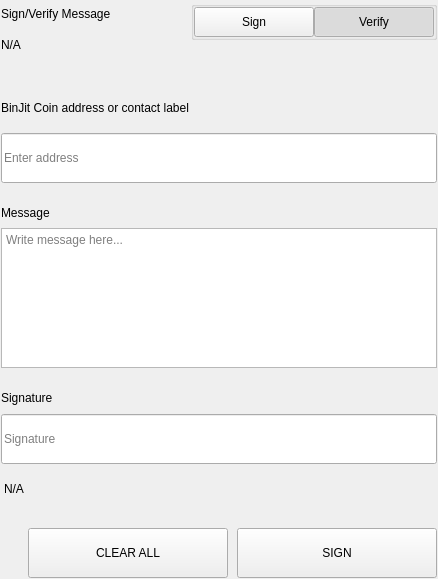
<?xml version="1.0" encoding="UTF-8"?>
<ui version="4.0">
 <class>SettingsSignMessageWidgets</class>
 <widget class="QWidget" name="SettingsSignMessageWidgets">
  <property name="geometry">
   <rect>
    <x>0</x>
    <y>0</y>
    <width>438</width>
    <height>579</height>
   </rect>
  </property>
  <property name="windowTitle">
   <string>Form</string>
  </property>
  <layout class="QVBoxLayout" name="verticalLayout">
   <property name="spacing">
    <number>0</number>
   </property>
   <property name="leftMargin">
    <number>0</number>
   </property>
   <property name="topMargin">
    <number>0</number>
   </property>
   <property name="rightMargin">
    <number>0</number>
   </property>
   <property name="bottomMargin">
    <number>0</number>
   </property>
   <item>
    <widget class="QWidget" name="left" native="true">
     <layout class="QVBoxLayout" name="verticalLayout_3">
      <property name="leftMargin">
       <number>0</number>
      </property>
      <property name="topMargin">
       <number>0</number>
      </property>
      <property name="rightMargin">
       <number>0</number>
      </property>
      <property name="bottomMargin">
       <number>0</number>
      </property>
      <item>
       <widget class="QWidget" name="container_sign" native="true">
        <layout class="QVBoxLayout" name="verticalLayout_2">
         <property name="spacing">
          <number>0</number>
         </property>
         <property name="leftMargin">
          <number>1</number>
         </property>
         <property name="topMargin">
          <number>1</number>
         </property>
         <property name="rightMargin">
          <number>1</number>
         </property>
         <property name="bottomMargin">
          <number>1</number>
         </property>
         <item>
          <layout class="QHBoxLayout" name="horizontalLayout_3" stretch="3,1">
           <property name="spacing">
            <number>40</number>
           </property>
           <item>
            <layout class="QVBoxLayout" name="verticalLayoutTitle">
             <property name="spacing">
              <number>5</number>
             </property>
             <item>
              <widget class="QLabel" name="labelTitle">
               <property name="text">
                <string>Sign/Verify Message</string>
               </property>
              </widget>
             </item>
             <item>
              <widget class="QLabel" name="labelSubtitle1">
               <property name="text">
                <string notr="true">N/A</string>
               </property>
               <property name="wordWrap">
                <bool>true</bool>
               </property>
              </widget>
             </item>
            </layout>
           </item>
           <item alignment="Qt::AlignRight|Qt::AlignTop">
            <widget class="QWidget" name="containerSwitch" native="true">
             <property name="styleSheet">
              <string notr="true">#containerSwitch{
	padding-top:9px;
}</string>
             </property>
             <layout class="QVBoxLayout" name="verticalLayout_6">
              <property name="spacing">
               <number>4</number>
              </property>
              <property name="leftMargin">
               <number>0</number>
              </property>
              <property name="topMargin">
               <number>0</number>
              </property>
              <property name="rightMargin">
               <number>0</number>
              </property>
              <property name="bottomMargin">
               <number>0</number>
              </property>
              <item alignment="Qt::AlignRight">
               <widget class="QGroupBox" name="groupBox">
                <property name="sizePolicy">
                 <sizepolicy hsizetype="Fixed" vsizetype="Preferred">
                  <horstretch>0</horstretch>
                  <verstretch>0</verstretch>
                 </sizepolicy>
                </property>
                <property name="title">
                 <string/>
                </property>
                <property name="alignment">
                 <set>Qt::AlignRight|Qt::AlignTop|Qt::AlignTrailing</set>
                </property>
                <layout class="QHBoxLayout" name="horizontalLayout_4">
                 <property name="spacing">
                  <number>0</number>
                 </property>
                 <property name="leftMargin">
                  <number>0</number>
                 </property>
                 <property name="topMargin">
                  <number>0</number>
                 </property>
                 <property name="rightMargin">
                  <number>0</number>
                 </property>
                 <property name="bottomMargin">
                  <number>0</number>
                 </property>
                 <item>
                  <widget class="QPushButton" name="pushSign">
                   <property name="minimumSize">
                    <size>
                     <width>120</width>
                     <height>30</height>
                    </size>
                   </property>
                   <property name="maximumSize">
                    <size>
                     <width>120</width>
                     <height>30</height>
                    </size>
                   </property>
                   <property name="focusPolicy">
                    <enum>Qt::NoFocus</enum>
                   </property>
                   <property name="text">
                    <string>Sign</string>
                   </property>
                   <property name="checkable">
                    <bool>true</bool>
                   </property>
                   <property name="autoExclusive">
                    <bool>true</bool>
                   </property>
                  </widget>
                 </item>
                 <item>
                  <widget class="QPushButton" name="pushVerify">
                   <property name="minimumSize">
                    <size>
                     <width>120</width>
                     <height>30</height>
                    </size>
                   </property>
                   <property name="maximumSize">
                    <size>
                     <width>120</width>
                     <height>30</height>
                    </size>
                   </property>
                   <property name="focusPolicy">
                    <enum>Qt::NoFocus</enum>
                   </property>
                   <property name="text">
                    <string>Verify</string>
                   </property>
                   <property name="checkable">
                    <bool>true</bool>
                   </property>
                   <property name="checked">
                    <bool>true</bool>
                   </property>
                   <property name="autoExclusive">
                    <bool>true</bool>
                   </property>
                  </widget>
                 </item>
                </layout>
               </widget>
              </item>
              <item alignment="Qt::AlignHCenter|Qt::AlignTop">
               <widget class="QLabel" name="labelSubtitleSwitch">
                <property name="text">
                 <string/>
                </property>
                <property name="alignment">
                 <set>Qt::AlignRight|Qt::AlignTrailing|Qt::AlignVCenter</set>
                </property>
               </widget>
              </item>
             </layout>
            </widget>
           </item>
          </layout>
         </item>
         <item>
          <spacer name="verticalSpacer_2">
           <property name="orientation">
            <enum>Qt::Vertical</enum>
           </property>
           <property name="sizeType">
            <enum>QSizePolicy::Fixed</enum>
           </property>
           <property name="sizeHint" stdset="0">
            <size>
             <width>20</width>
             <height>40</height>
            </size>
           </property>
          </spacer>
         </item>
         <item>
          <widget class="QWidget" name="containerAddress" native="true">
           <property name="sizePolicy">
            <sizepolicy hsizetype="Preferred" vsizetype="Fixed">
             <horstretch>0</horstretch>
             <verstretch>0</verstretch>
            </sizepolicy>
           </property>
           <layout class="QVBoxLayout" name="verticalLayout_5" stretch="0,0">
            <property name="spacing">
             <number>15</number>
            </property>
            <property name="leftMargin">
             <number>0</number>
            </property>
            <property name="topMargin">
             <number>0</number>
            </property>
            <property name="rightMargin">
             <number>0</number>
            </property>
            <property name="bottomMargin">
             <number>0</number>
            </property>
            <item>
             <widget class="QLabel" name="labelSubtitleAddress">
              <property name="minimumSize">
               <size>
                <width>0</width>
                <height>20</height>
               </size>
              </property>
              <property name="maximumSize">
               <size>
                <width>16777215</width>
                <height>20</height>
               </size>
              </property>
              <property name="text">
               <string>BinJit Coin address or contact label</string>
              </property>
             </widget>
            </item>
            <item>
             <widget class="QLineEdit" name="addressIn_SM">
              <property name="minimumSize">
               <size>
                <width>0</width>
                <height>50</height>
               </size>
              </property>
              <property name="maximumSize">
               <size>
                <width>16777215</width>
                <height>50</height>
               </size>
              </property>
              <property name="placeholderText">
               <string>Enter address</string>
              </property>
             </widget>
            </item>
           </layout>
          </widget>
         </item>
         <item>
          <spacer name="verticalSpacer_3">
           <property name="orientation">
            <enum>Qt::Vertical</enum>
           </property>
           <property name="sizeType">
            <enum>QSizePolicy::Fixed</enum>
           </property>
           <property name="sizeHint" stdset="0">
            <size>
             <width>20</width>
             <height>20</height>
            </size>
           </property>
          </spacer>
         </item>
         <item>
          <layout class="QVBoxLayout" name="verticalLayout_9">
           <property name="spacing">
            <number>5</number>
           </property>
           <item>
            <widget class="QLabel" name="labelSubtitleMessage">
             <property name="minimumSize">
              <size>
               <width>0</width>
               <height>20</height>
              </size>
             </property>
             <property name="maximumSize">
              <size>
               <width>16777215</width>
               <height>20</height>
              </size>
             </property>
             <property name="text">
              <string>Message</string>
             </property>
            </widget>
           </item>
           <item>
            <widget class="QPlainTextEdit" name="messageIn_SM">
             <property name="minimumSize">
              <size>
               <width>0</width>
               <height>140</height>
              </size>
             </property>
             <property name="maximumSize">
              <size>
               <width>16777215</width>
               <height>140</height>
              </size>
             </property>
             <property name="placeholderText">
              <string>Write message here...</string>
             </property>
            </widget>
           </item>
          </layout>
         </item>
         <item>
          <spacer name="verticalSpacer_4">
           <property name="orientation">
            <enum>Qt::Vertical</enum>
           </property>
           <property name="sizeType">
            <enum>QSizePolicy::Fixed</enum>
           </property>
           <property name="sizeHint" stdset="0">
            <size>
             <width>20</width>
             <height>20</height>
            </size>
           </property>
          </spacer>
         </item>
         <item>
          <widget class="QWidget" name="widget" native="true">
           <property name="minimumSize">
            <size>
             <width>0</width>
             <height>75</height>
            </size>
           </property>
           <property name="maximumSize">
            <size>
             <width>16777215</width>
             <height>16777215</height>
            </size>
           </property>
           <layout class="QVBoxLayout" name="verticalLayout_4">
            <property name="leftMargin">
             <number>0</number>
            </property>
            <property name="topMargin">
             <number>0</number>
            </property>
            <property name="rightMargin">
             <number>0</number>
            </property>
            <property name="bottomMargin">
             <number>0</number>
            </property>
            <item>
             <widget class="QLabel" name="labelSubtitleSignature">
              <property name="minimumSize">
               <size>
                <width>0</width>
                <height>20</height>
               </size>
              </property>
              <property name="maximumSize">
               <size>
                <width>16777215</width>
                <height>20</height>
               </size>
              </property>
              <property name="text">
               <string>Signature</string>
              </property>
             </widget>
            </item>
            <item>
             <widget class="QLineEdit" name="signatureOut_SM">
              <property name="minimumSize">
               <size>
                <width>0</width>
                <height>50</height>
               </size>
              </property>
              <property name="placeholderText">
               <string>Signature</string>
              </property>
             </widget>
            </item>
           </layout>
          </widget>
         </item>
         <item>
          <widget class="QLabel" name="statusLabel_SM">
           <property name="styleSheet">
            <string notr="true">padding-top:5px;</string>
           </property>
           <property name="text">
            <string notr="true">N/A</string>
           </property>
          </widget>
         </item>
         <item>
          <spacer name="verticalSpacer">
           <property name="orientation">
            <enum>Qt::Vertical</enum>
           </property>
           <property name="sizeType">
            <enum>QSizePolicy::Fixed</enum>
           </property>
           <property name="sizeHint" stdset="0">
            <size>
             <width>20</width>
             <height>20</height>
            </size>
           </property>
          </spacer>
         </item>
         <item>
          <layout class="QHBoxLayout" name="horizontalLayout_7">
           <property name="spacing">
            <number>9</number>
           </property>
           <item>
            <spacer name="horizontalSpacer_5">
             <property name="orientation">
              <enum>Qt::Horizontal</enum>
             </property>
             <property name="sizeType">
              <enum>QSizePolicy::Expanding</enum>
             </property>
             <property name="sizeHint" stdset="0">
              <size>
               <width>40</width>
               <height>20</height>
              </size>
             </property>
            </spacer>
           </item>
           <item>
            <widget class="QPushButton" name="pushButtonClear">
             <property name="minimumSize">
              <size>
               <width>200</width>
               <height>50</height>
              </size>
             </property>
             <property name="focusPolicy">
              <enum>Qt::NoFocus</enum>
             </property>
             <property name="text">
              <string>CLEAR ALL</string>
             </property>
            </widget>
           </item>
           <item>
            <widget class="QPushButton" name="pushButtonSave">
             <property name="minimumSize">
              <size>
               <width>200</width>
               <height>50</height>
              </size>
             </property>
             <property name="maximumSize">
              <size>
               <width>200</width>
               <height>50</height>
              </size>
             </property>
             <property name="focusPolicy">
              <enum>Qt::NoFocus</enum>
             </property>
             <property name="text">
              <string>SIGN</string>
             </property>
            </widget>
           </item>
          </layout>
         </item>
        </layout>
       </widget>
      </item>
     </layout>
    </widget>
   </item>
  </layout>
 </widget>
 <resources/>
 <connections/>
</ui>
